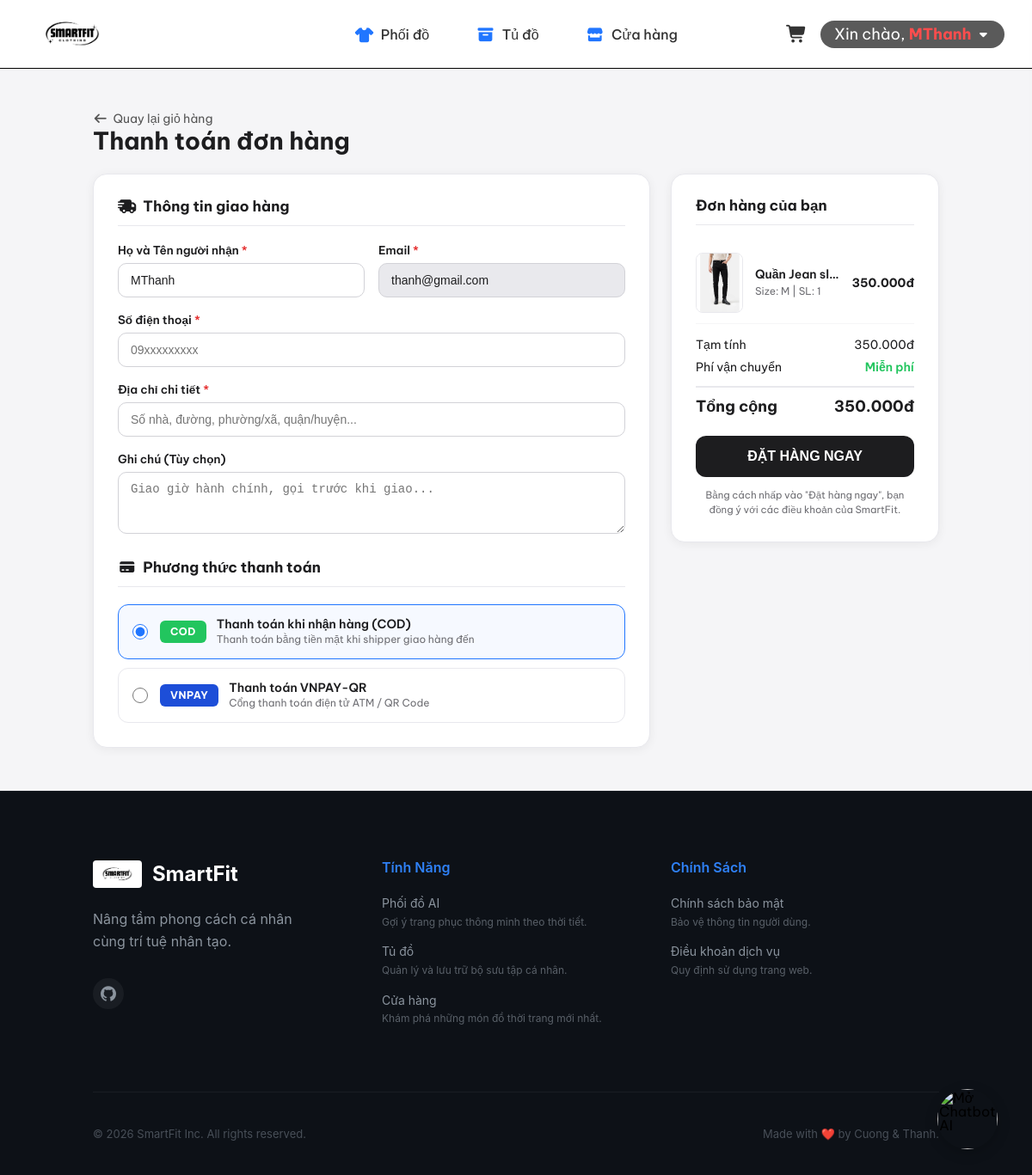
The page /pages/checkout.php?shop_id=4 (signed in) on the database its author committed.
### tables this page shows
CREATE TABLE `users` (
  `id` bigint(20) UNSIGNED NOT NULL,
  `name` varchar(100) NOT NULL,
  `fullname` varchar(255) DEFAULT NULL,
  `phone` varchar(20) DEFAULT NULL,
  `age` int(11) DEFAULT NULL,
  `gender` enum('male','female','other') DEFAULT NULL,
  `address` text DEFAULT NULL,
  `email` varchar(100) NOT NULL,
  `avatar` varchar(255) DEFAULT NULL,
  `password` varchar(255) NOT NULL,
  `created_at` timestamp NOT NULL DEFAULT current_timestamp(),
  `role` enum('customer','support','sales','admin') NOT NULL DEFAULT 'customer'
);

CREATE TABLE `shopping_cart` (
  `id` bigint(20) UNSIGNED NOT NULL,
  `user_id` bigint(20) UNSIGNED NOT NULL,
  `outfit_id` int(11) NOT NULL,
  `size_name` varchar(10) NOT NULL,
  `color_name` varchar(50) DEFAULT NULL,
  `quantity` int(11) DEFAULT 1,
  `created_at` timestamp NOT NULL DEFAULT current_timestamp()
);

CREATE TABLE `outfits` (
  `id` int(11) NOT NULL,
  `name` varchar(255) NOT NULL,
  `type` varchar(50) NOT NULL,
  `price` int(11) NOT NULL,
  `image` text DEFAULT NULL,
  `gender` longtext DEFAULT NULL CHECK (json_valid(`gender`)),
  `occasion` longtext DEFAULT NULL CHECK (json_valid(`occasion`)),
  `style` longtext DEFAULT NULL CHECK (json_valid(`style`)),
  `fit` longtext DEFAULT NULL CHECK (json_valid(`fit`)),
  `weather` longtext DEFAULT NULL CHECK (json_valid(`weather`)),
  `created_at` timestamp NOT NULL DEFAULT current_timestamp(),
  `age` varchar(50) DEFAULT NULL COMMENT 'Khoảng độ tuổi (VD: 15-20, 21-30, All)',
  `seller_note` text DEFAULT NULL COMMENT 'Ghi chú tự do, gợi ý phối đồ của người bán',
  `description` text DEFAULT NULL COMMENT 'Mô tả chi tiết sản phẩm',
  `owner_id` bigint(20) UNSIGNED DEFAULT NULL,
  `is_commercial` tinyint(1) DEFAULT 1,
  `total_sold` int(11) NOT NULL DEFAULT 0 COMMENT 'Tổng số lượng đã bán',
  `avg_rating` decimal(3,2) NOT NULL DEFAULT 0.00 COMMENT 'Điểm đánh giá trung bình (1.00 - 5.00)',
  `review_count` int(11) NOT NULL DEFAULT 0 COMMENT 'Tổng số lượt đánh giá'
);

### includes/functions.php (called while the page is built, shortened)
<?php
$script_name = $_SERVER['SCRIPT_NAME'];
$baseUrl = (strpos($script_name, '/SmartFit/') !== false) ? '/SmartFit/' : '/';
function getImageUrl($path) {
    global $baseUrl;
    $cleanPath = ltrim($path, '/');
    return $baseUrl . $cleanPath;
}
?>

### pages/checkout.php (the view, shortened to what this page needs)
<?php
include '../includes/header.php';
$shopId = isset($_GET['shop_id']) ? intval($_GET['shop_id']) : 0;
$user_fullname = '';
$user_email = '';
$user_phone = '';
$user_address = '';
$is_logged_in = isset($_SESSION['user_id']);
if ($is_logged_in) {
    $u_id = $_SESSION['user_id'];
    $sql = "SELECT name, email, fullname, phone, address FROM users WHERE id = ?";
    $stmt = mysqli_prepare($conn, $sql);
    mysqli_stmt_bind_param($stmt, 'i', $u_id);
    mysqli_stmt_execute($stmt);
    $res = mysqli_stmt_get_result($stmt);
    if ($u_info = mysqli_fetch_assoc($res)) {
        $user_fullname = $u_info['fullname'] ?: ($u_info['name'] ?: '');
        $user_email = $u_info['email'] ?: '';
        $user_phone = $u_info['phone'] ?: '';
        $user_address = $u_info['address'] ?: '';
    }
}
?>
<div class="checkout-page">
    <div class="grid wide">
        <div class="checkout-header">
            <a href="javascript:history.back()" class="back-link"><i class="fa-solid fa-arrow-left"></i> Quay lại giỏ hàng</a>
            <h1 class="checkout-title">Thanh toán đơn hàng</h1>
        </div>
        <div class="row">
            <div class="col l-8 m-12 c-12">
                <div class="checkout-section">
                    <h2 class="section-title"><i class="fa-solid fa-truck-fast"></i> Thông tin giao hàng</h2>
                    <form id="checkoutForm" onsubmit="processCheckout(event)" class="checkout-form">
                        <div class="form-row">
                            <div class="form-group col-half">
                                <label for="fullname">Họ và Tên người nhận <span class="required">*</span></label>
                                <input type="text" id="fullname" name="fullname" required placeholder="Nhập tên người nhận" value="<?php echo htmlspecialchars($user_fullname); ?>">
                            </div>
                            <div class="form-group col-half">
                                <label for="email">Email <span class="required">*</span></label>
                                <input type="email" id="email" required placeholder="example@email.com" value="<?php echo htmlspecialchars($user_email); ?>" <?php echo $is_logged_in && !empty($user_email) ? 'readonly style="background:#e9e9ed;cursor:not-allowed;"' : ''; ?>>
                            </div>
                        </div>
                        <div class="form-row">
                            <div class="form-group col-half">
                                <label for="phone">Số điện thoại <span class="required">*</span></label>
                                <input type="tel" id="phone" name="phone" required placeholder="09xxxxxxxxx" value="<?php echo htmlspecialchars($user_phone); ?>">
                            </div>
                        </div>
                        <div class="form-group">
                            <label for="address">Địa chỉ chi tiết <span class="required">*</span></label>
                            <input type="text" id="address" name="address" required placeholder="Số nhà, đường, phường/xã, quận/huyện..." value="<?php echo htmlspecialchars($user_address); ?>">
                        </div>
                        <div class="form-group">
                            <label for="note">Ghi chú (Tùy chọn)</label>
                            <textarea id="note" name="note" rows="3" placeholder="Giao giờ hành chính, gọi trước khi giao..."></textarea>
                        </div>
                        <h2 class="section-title mt-40"><i class="fa-solid fa-credit-card"></i> Phương thức thanh toán</h2>
                        <div class="payment-methods">
                            <label class="payment-option active" onclick="showInstruction('cod')">
                                <input type="radio" name="payment_method" value="cod" checked>
                                <div class="payment-content">
                                    <span class="payment-btn payment-btn--cod">COD</span>
                                    <div class="payment-info">
                                        <span class="payment-name">Thanh toán khi nhận hàng (COD)</span>
                                        <span class="payment-desc">Thanh toán bằng tiền mặt khi shipper giao hàng đến</span>
                                    </div>
                                </div>
                            </label>
                            <label class="payment-option" onclick="showInstruction('vnpay')">
                                <input type="radio" name="payment_method" value="vnpay">
                                <div class="payment-content">
                                    <span class="payment-btn payment-btn--vnpay">VNPAY</span>
                                    <div class="payment-info">
                                        <span class="payment-name">Thanh toán VNPAY-QR</span>
                                        <span class="payment-desc">Cổng thanh toán điện tử ATM / QR Code</span>
                                    </div>
                                </div>
                            </label>
                        </div>
                    </form>
                </div>
            </div>
            <div class="col l-4 m-12 c-12">
                <div class="checkout-summary checkout-section">
                    <h2 class="section-title">Đơn hàng của bạn</h2>
                    <div id="checkoutCartItems" class="checkout-cart-items">
                        <?php
$subtotal = 0;
$sqlCart = "SELECT c.*, o.name, o.price,
                                           COALESCE(col.image, (SELECT image FROM outfit_colors WHERE outfit_id = o.id LIMIT 1), 'assets/img/default-placeholder.jpg') as image
                                    FROM shopping_cart c
                                    JOIN outfits o ON c.outfit_id = o.id
                                    LEFT JOIN outfit_colors col ON (c.outfit_id = col.outfit_id AND c.color_name COLLATE utf8mb4_unicode_ci = col.color_name COLLATE utf8mb4_unicode_ci)
                                    WHERE c.user_id = ? AND o.owner_id = ?";
$stmtCart = mysqli_prepare($conn, $sqlCart);
mysqli_stmt_bind_param($stmtCart, "ii", $_SESSION['user_id'], $shopId);
mysqli_stmt_execute($stmtCart);
$resCart = mysqli_stmt_get_result($stmtCart);
while ($item = mysqli_fetch_assoc($resCart)):
    $lineTotal = $item['price'] * $item['quantity'];
    $subtotal += $lineTotal;
?>
                        <div class="checkout-item">
                            <img src="<?php echo getImageUrl($item['image']); ?>" alt="" class="checkout-item__img" onerror="this.src='<?php echo $root; ?>assets/img/default-placeholder.jpg'">
                            <div class="checkout-item__info">
                                <h4 class="checkout-item__name"><?php echo htmlspecialchars($item['name']); ?></h4>
                                <p class="checkout-item__meta">Size: <?php echo $item['size_name']; ?> | SL: <?php echo $item['quantity']; ?></p>
                            </div>
                            <div class="checkout-item__price"><?php echo number_format($lineTotal, 0, ',', '.'); ?>đ</div>
                        </div>
                        <?php
endwhile; ?>
                    </div>
                    <div class="summary-details">
                        <div class="summary-line">
                            <span>Tạm tính</span>
                            <span><?php echo number_format($subtotal, 0, ',', '.'); ?>đ</span>
                        </div>
                        <div class="summary-line">
                            <span>Phí vận chuyển</span>
                            <span class="free-shipping">Miễn phí</span>
                        </div>
                        <div class="summary-line summary-line--total">
                            <span>Tổng cộng</span>
                            <span id="totalCheckoutPrice"><?php echo number_format($subtotal, 0, ',', '.'); ?>đ</span>
                        </div>
                    </div>
                    <button type="submit" form="checkoutForm" id="btnPlaceOrder" class="btn-place-order">
                        ĐẶT HÀNG NGAY
                    </button>
                    <p class="summary-note">Bằng cách nhấp vào "Đặt hàng ngay", bạn đồng ý với các điều khoản của SmartFit.</p>
                </div>
            </div>
        </div>
    </div>
</div>
<?php include '../includes/footer.php'; ?>

### assets/css/grid.css (style rules this page uses)
.grid { width: 100%; display: block; padding: 0; }
.grid.wide { max-width: 1200px; margin: 0 auto; }
.row { display: flex; flex-wrap: wrap; margin-left: -4px; margin-right: -4px; }
.col { padding-left: 4px; padding-right: 4px; }
.c-12 { flex: 0 0 100%; max-width: 100%; }
@media (min-width: 740px) { .row { margin-left: -8px; margin-right: -8px; } }
@media (min-width: 740px) { .col { padding-left: 8px; padding-right: 8px; } }
@media (min-width: 740px) { .m-1, .m-2, .m-3, .m-4, .m-5, .m-6, .m-7, .m-8, .m-9, .m-10, .m-11, .m-12 { display: block; } }
@media (min-width: 740px) { .m-12 { flex: 0 0 100%; max-width: 100%; } }
@media (min-width: 1113px) { .row { margin-left: -12px; margin-right: -12px; } }
@media (min-width: 1113px) { .col { padding-left: 12px; padding-right: 12px; } }
@media (min-width: 1113px) { .l-1, .l-2, .l-2-4, .l-3, .l-4, .l-5, .l-6, .l-7, .l-8, .l-9, .l-10, .l-11, .l-12 { display: block; } }
@media (min-width: 1113px) { .l-4 { flex: 0 0 33.33333%; max-width: 33.33333%; } }
@media (min-width: 1113px) { .l-8 { flex: 0 0 66.66667%; max-width: 66.66667%; } }
@media (min-width: 1024px) and (max-width: 1239px) { .wide { width: 984px; } }
@media (min-width: 1024px) and (max-width: 1239px) { .wide .row { margin-left: -12px; margin-right: -12px; } }
@media (min-width: 1024px) and (max-width: 1239px) { .wide .col { padding-left: 12px; padding-right: 12px; } }
@media (min-width: 1024px) and (max-width: 1239px) { .wide .l-1, .wide .l-2, .wide .l-3, .wide .l-4, .wide .l-5, .wide .l-6, .wide .l-7, .wide .l-8, .wide .l-9, .wide .l-10, .wide .l-11, .wide .l-12 { display: block; } }
@media (min-width: 1024px) and (max-width: 1239px) { .wide .l-4 { flex: 0 0 33.33333%; max-width: 33.33333%; } }
@media (min-width: 1024px) and (max-width: 1239px) { .wide .l-8 { flex: 0 0 66.66667%; max-width: 66.66667%; } }

### assets/css/base.css (style rules this page uses)
:root { --primary-blue: #2176ff; --primary-blue-dark: #1a5bcc; --primary-purple: #6C63FF; --primary-pink: #FF6584; --brand-magenta: #ff0080; --text-main: #ffffff; --text-sub: #E0E0E0; --text-muted: #A0A0A0; --text-main-grey: #333333; --text-sub-grey: #666666; --apple-black: #1d1d1f; --apple-grey: #86868b; --apple-bg: #f5f5f7; --success: #12b76a; --warning: #f79009; --error: #ff4d4d; --price-color: #FF6584; --background-color: #f5f5f7; --card-bg: #ffffff; --border-color: #e1e1e1; --border-focus: #6C63FF; --glass-bg: rgba(20, 20, 20, 0.7); --glass-border: rgba(255, 255, 255, 0.1); --white-05: rgba(255, 255, 255, 0.05); --white-10: rgba(255, 255, 255, 0.1); --white-20: rgba(255, 255, 255, 0.2); --purple-05: rgba(108, 99, 255, 0.05); --purple-30: rgba(108, 99, 255, 0.3); --button-bg: #94B4C1; --navbar-height: 80px; --footer-height: 70px; }
* { box-sizing: inherit; padding: 0; margin: 0; }
html { font-size: 62.5%; line-height: 1.6rem; font-family: 'Be Vietnam Pro', sans-serif; box-sizing: border-box; scroll-behavior: smooth; }
body { font-family: 'Be Vietnam Pro', sans-serif; font-size: 1.6rem; line-height: 1.6rem; display: flex; flex-direction: column; min-height: 100vh; overflow-y: auto; overflow-x: hidden; }
html, body { height: 100%; padding: 0; margin: 0; overflow-x: hidden; }

### assets/css/style.css (style rules this page uses)
.section-title { font-size: 3.8rem; color: #1a1a1a; margin-bottom: 12px; font-weight: 800; text-align: center; }

### assets/css/responsive.css (style rules this page uses)
:root { --fluid-h1: clamp(2.4rem, 5vw, 4.5rem); --fluid-h2: clamp(2rem, 4vw, 3.5rem); --fluid-p: clamp(1.4rem, 2vw, 1.6rem); --container-padding: clamp(15px, 3vw, 30px); }
@media (min-width: 1200px) { .grid.wide { max-width: 1200px; } }

### rows shown on the page
users: fullname "MThanh", email "thanh@gmail.com"
shopping_cart: outfit.name "Quần Jean sl…", size_name "M", quantity "1", lineTotal "350.000"

### other values the page prints
$_SESSION['user_name'] "MThanh"
$subtotal "350.000"
